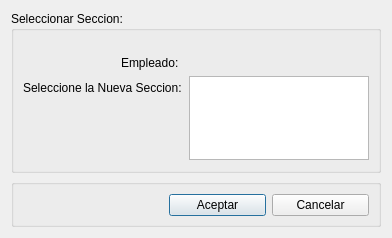
<?xml version="1.0" encoding="UTF-8"?>
<ui version="4.0">
 <class>DialogAsignarEncargadoDeSeccion</class>
 <widget class="QDialog" name="DialogAsignarEncargadoDeSeccion">
  <property name="geometry">
   <rect>
    <x>0</x>
    <y>0</y>
    <width>392</width>
    <height>238</height>
   </rect>
  </property>
  <property name="windowTitle">
   <string>Asignar Encargado De Seccion</string>
  </property>
  <layout class="QVBoxLayout" name="verticalLayout">
   <item>
    <widget class="QGroupBox" name="groupBox">
     <property name="title">
      <string>Seleccionar Seccion:  </string>
     </property>
     <layout class="QFormLayout" name="formLayout">
      <property name="labelAlignment">
       <set>Qt::AlignRight|Qt::AlignTrailing|Qt::AlignVCenter</set>
      </property>
      <property name="horizontalSpacing">
       <number>7</number>
      </property>
      <property name="bottomMargin">
       <number>10</number>
      </property>
      <item row="1" column="0">
       <widget class="QLabel" name="label">
        <property name="text">
         <string>Empleado: </string>
        </property>
       </widget>
      </item>
      <item row="1" column="1">
       <widget class="QLabel" name="labelNombreEmpleado">
        <property name="text">
         <string>&lt;nombre y apellido del empleado&gt;</string>
        </property>
       </widget>
      </item>
      <item row="2" column="0">
       <widget class="QLabel" name="label_3">
        <property name="text">
         <string>Seleccione la Nueva Seccion:</string>
        </property>
       </widget>
      </item>
      <item row="2" column="1">
       <widget class="QTableWidget" name="tableWidgetSecciones"/>
      </item>
      <item row="0" column="0">
       <spacer name="verticalSpacer">
        <property name="orientation">
         <enum>Qt::Vertical</enum>
        </property>
        <property name="sizeType">
         <enum>QSizePolicy::Fixed</enum>
        </property>
        <property name="sizeHint" stdset="0">
         <size>
          <width>10</width>
          <height>10</height>
         </size>
        </property>
       </spacer>
      </item>
     </layout>
    </widget>
   </item>
   <item>
    <widget class="QGroupBox" name="groupBoxButtonBox">
     <property name="title">
      <string/>
     </property>
     <layout class="QHBoxLayout" name="horizontalLayout_2">
      <property name="leftMargin">
       <number>155</number>
      </property>
      <property name="topMargin">
       <number>9</number>
      </property>
      <property name="rightMargin">
       <number>9</number>
      </property>
      <property name="bottomMargin">
       <number>8</number>
      </property>
      <item>
       <widget class="QPushButton" name="pushButtonAceptar">
        <property name="text">
         <string>Aceptar</string>
        </property>
       </widget>
      </item>
      <item>
       <widget class="QPushButton" name="pushButtonCancelar">
        <property name="text">
         <string>Cancelar</string>
        </property>
       </widget>
      </item>
     </layout>
    </widget>
   </item>
  </layout>
 </widget>
 <resources/>
 <connections/>
</ui>
